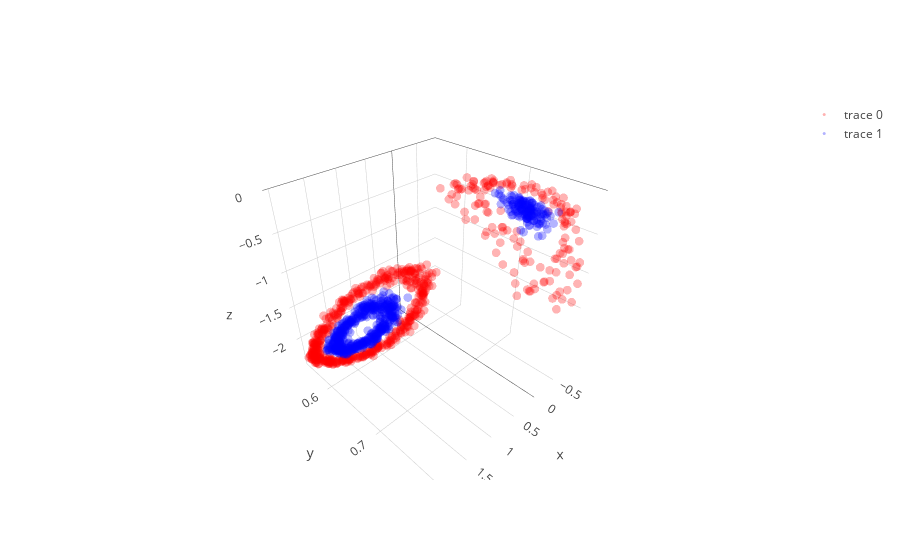
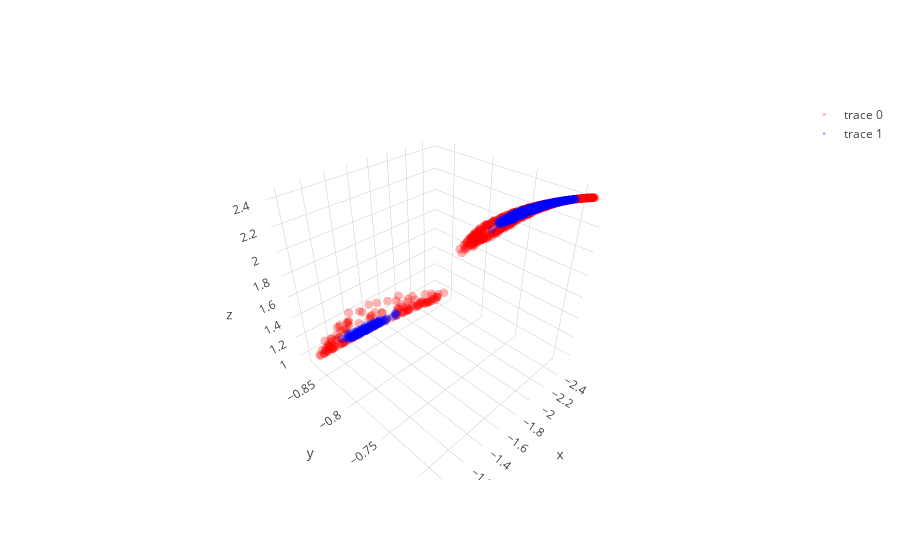
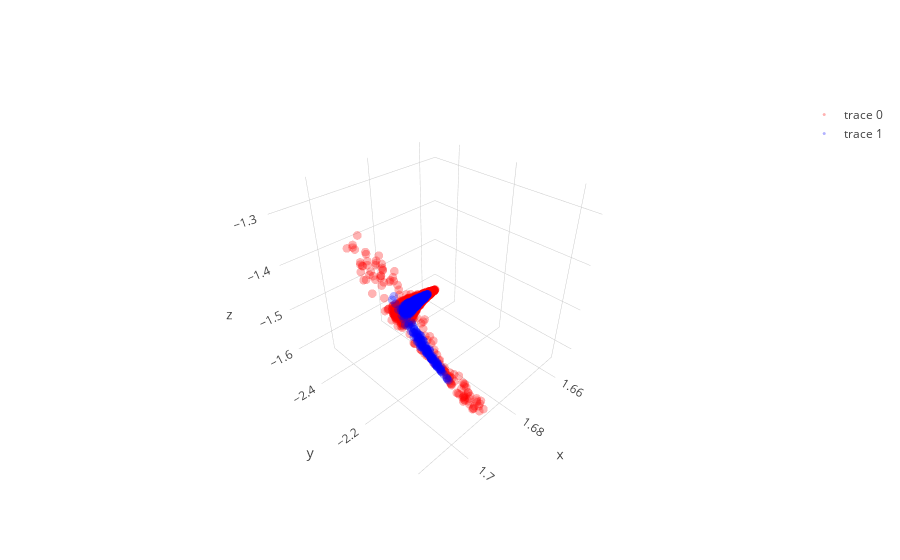

The cell these charts' notebook holds for them, in order:
### Code cell
layer1,layer1_var = l1.feed_non(X)
layer2,layer2_var = l2.feed_non(layer1)
layer3,layer3_var = l3.feed_non(layer2)
layer4,layer4_var = l4.feed_linear(layer3)

show_3D(layer1)  
show_3D(layer2)    
show_3D(layer3)   

plt.figure(figsize=(8,6))
plt.scatter(layer4[y==0, 0], np.zeros((len(dsad)//2,1)), color='red',  alpha=0.1)
plt.scatter(layer4[y==1, 0], np.zeros((len(dsad)//2,1)), color='blue', alpha=0.1)
plt.show()

### Figure 1 — Plotly figure (JSON) as saved in the notebook; plotly's stock layout.template omitted (floating-point values rounded to 4 significant figures; data arrays with more than 128 entries replaced by an {"elided": "..."} marker saying what was removed)
{"data": [{"line": {"color": "red", "width": 0.5}, "marker": {"opacity": 0.3, "size": 3}, "mode": "markers", "type": "scatter3d", "uid": "2b3413d8-63cb-4a20-8bf7-bd7b5d59358a", "x": {"elided": "650 float values"}, "y": {"elided": "650 float values"}, "z": {"elided": "650 float values"}}, {"line": {"color": "blue", "width": 0.5}, "marker": {"opacity": 0.3, "size": 3}, "mode": "markers", "type": "scatter3d", "uid": "d538234c-df4c-458e-891b-766c19465831", "x": {"elided": "650 float values"}, "y": {"elided": "650 float values"}, "z": {"elided": "650 float values"}}], "layout": {}}

### Figure 2 — Plotly figure (JSON) as saved in the notebook; plotly's stock layout.template omitted (floating-point values rounded to 4 significant figures; data arrays with more than 128 entries replaced by an {"elided": "..."} marker saying what was removed)
{"data": [{"line": {"color": "red", "width": 0.5}, "marker": {"opacity": 0.3, "size": 3}, "mode": "markers", "type": "scatter3d", "uid": "0e0e6243-e821-4e66-b52d-8b951da11c3f", "x": {"elided": "650 float values"}, "y": {"elided": "650 float values"}, "z": {"elided": "650 float values"}}, {"line": {"color": "blue", "width": 0.5}, "marker": {"opacity": 0.3, "size": 3}, "mode": "markers", "type": "scatter3d", "uid": "e63875c8-3716-4fb9-b16b-4f4ba28ae915", "x": {"elided": "650 float values"}, "y": {"elided": "650 float values"}, "z": {"elided": "650 float values"}}], "layout": {}}

### Figure 3 — Plotly figure (JSON) as saved in the notebook; plotly's stock layout.template omitted (floating-point values rounded to 4 significant figures; data arrays with more than 128 entries replaced by an {"elided": "..."} marker saying what was removed)
{"data": [{"line": {"color": "red", "width": 0.5}, "marker": {"opacity": 0.3, "size": 3}, "mode": "markers", "type": "scatter3d", "uid": "2757dace-111e-4027-9092-677da0535bf2", "x": {"elided": "650 float values"}, "y": {"elided": "650 float values"}, "z": {"elided": "650 float values"}}, {"line": {"color": "blue", "width": 0.5}, "marker": {"opacity": 0.3, "size": 3}, "mode": "markers", "type": "scatter3d", "uid": "4e1b81f9-40e0-4fa6-9476-f413cc97ed53", "x": {"elided": "650 float values"}, "y": {"elided": "650 float values"}, "z": {"elided": "650 float values"}}], "layout": {}}
